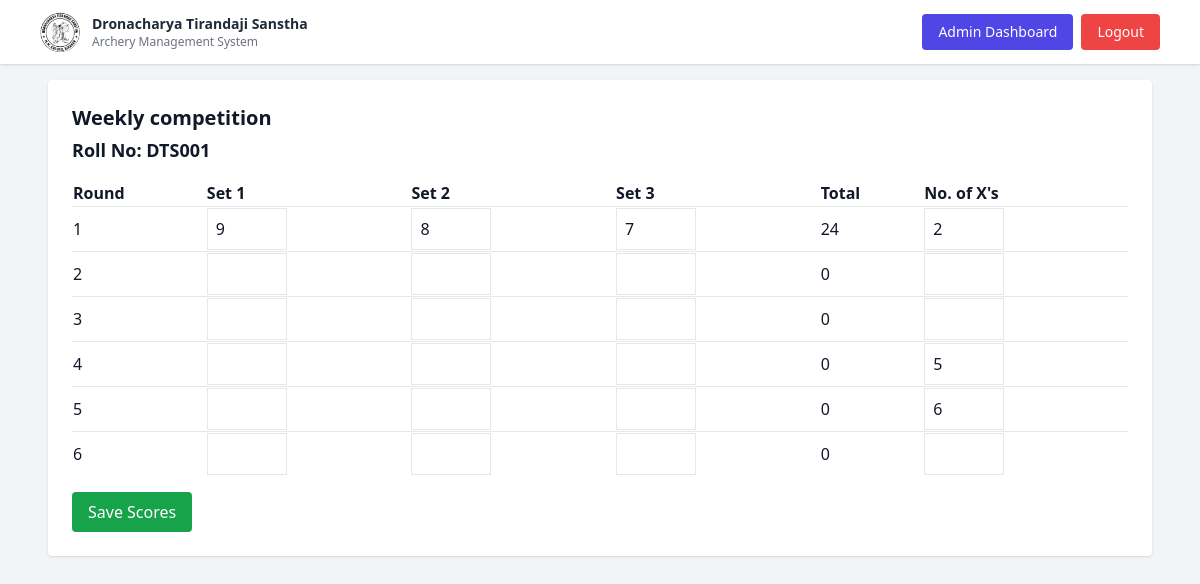
The app's page /competition/2/score_entry/3 (signed in), older data.
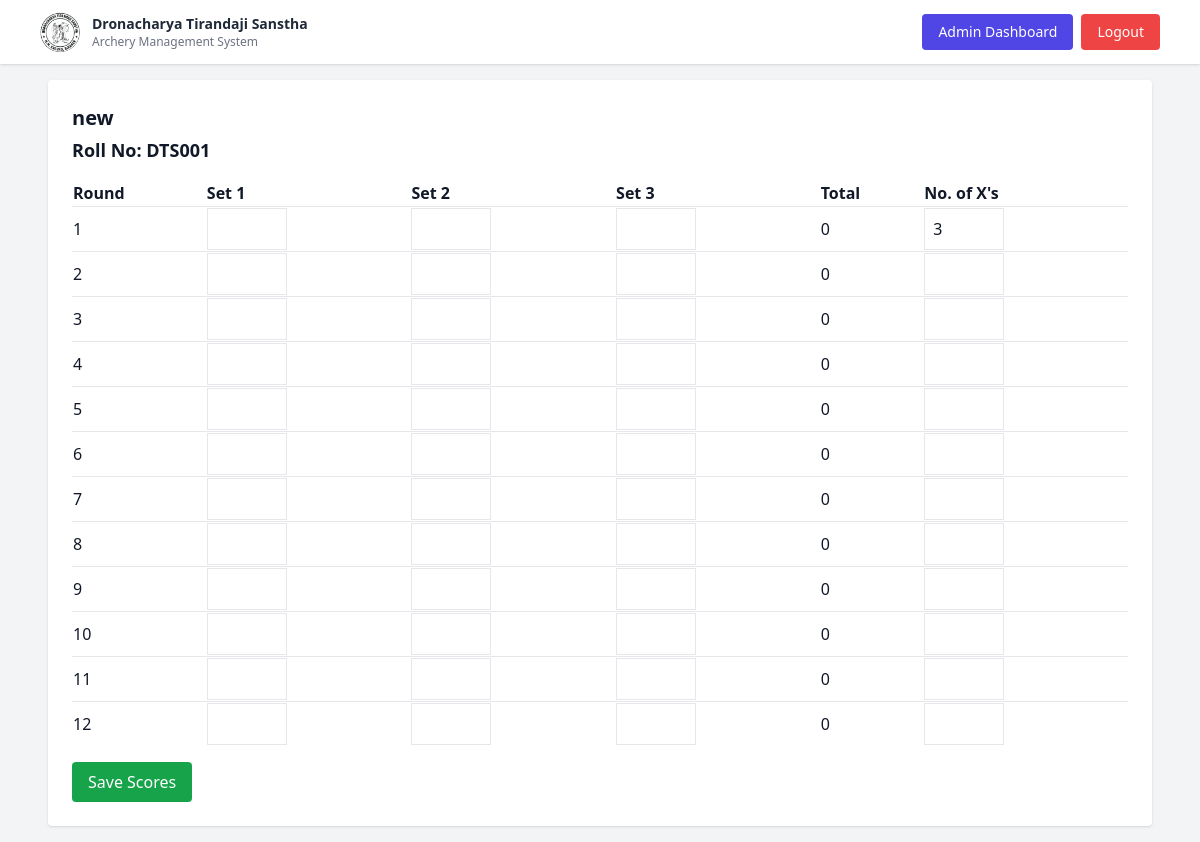
The same page, newer data.
### models.py (models this page shows)
class Competition(db.Model):
    __tablename__ = 'competitions'
    id = db.Column(db.Integer, primary_key=True)
    name = db.Column(db.String(200))
    bow_type = db.Column(db.String(50))
    age_group = db.Column(db.String(80))
    gender = db.Column(db.String(20))
    target_distance = db.Column(db.String(50))
    target_serial = db.Column(db.String(20))
    num_students = db.Column(db.Integer)
    created_at = db.Column(db.DateTime, default=datetime.utcnow)
    score_entries = db.relationship('ScoreEntry', back_populates='competition', passive_deletes=True)

### app.py (the view, shortened to what this page needs)
@app.route('/competition/<int:comp_id>/score_entry/<int:entry_id>', methods=['GET','POST'])
def score_entry(comp_id, entry_id):
    comp = Competition.query.get_or_404(comp_id)
    entry = ScoreEntry.query.get_or_404(entry_id)
    current_user = get_current_user()
    if not current_user:
        return redirect(url_for('login'))
    if not session.get('is_admin') and entry.user_id != current_user.id:
        flash('Access denied', 'danger')
        return redirect(url_for('student_dashboard'))
    sets = json.loads(entry.sets) if entry.sets else []
    return render_template('score_sheet.html', comp=comp, entry=entry, sets=sets)

### app.py (called while the page is built)
def get_current_user():
    if not session.get('user_id'):
        return None
    return User.query.get(session['user_id'])

@app.context_processor
def inject_current_user():
    user = None
    if session.get('user_id'):
        user = User.query.get(session['user_id'])
    return dict(current_user=user)

### templates/score_sheet.html (shortened to what this page needs)
{% extends 'base.html' %}
{% block content %}
<div class="bg-white p-6 rounded shadow">
    <h1 class="text-xl font-bold text-center lg:text-left mb-1">
        {{ comp.name }}
    </h1>
    <h2 class="text-lg font-semibold text-center lg:text-left mb-4">
        Roll No: {{ entry.roll_no }}
    </h2>
    <form method="post">
        <table class="hidden lg:table w-full text-left">
            <thead>
            <tr>
                <th>Round</th>
                <th>Set 1</th>
                <th>Set 2</th>
                <th>Set 3</th>
                <th>Total</th>
                <th>No. of X's</th>
            </tr>
            </thead>
            <tbody>
            {% for r in sets %}
            <tr class="border-t">
                <td>{{ r.round }}</td>
                <td>
                    {% if current_user.is_admin %}
                        <input type="number" min="0" name="set1_{{ loop.index0 }}" value="{{ '' if r.set1 == 0 else r.set1 }}" class="p-2 border w-20">
                    {% else %}
                        {{ r.set1 }}
                    {% endif %}
                </td>
                <td>
                    {% if current_user.is_admin %}
                        <input type="number" min="0" name="set2_{{ loop.index0 }}" value="{{ '' if r.set2 == 0 else r.set2 }}" class="p-2 border w-20">
                    {% else %}
                        {{ r.set2 }}
                    {% endif %}
                </td>
                <td>
                    {% if current_user.is_admin %}
                        <input type="number" min="0" name="set3_{{ loop.index0 }}" value="{{ '' if r.set3 == 0 else r.set3 }}" class="p-2 border w-20">
                    {% else %}
                        {{ r.set3 }}
                    {% endif %}
                </td>
                <td>
                    {% if comp.bow_type == 'Indian' %}
                        {{ r.set1 + r.set2 + r.set3 }}
                    {% else %}
                        {{ r.set1 + r.set2 + r.set3 + r.set4 + r.set5 + r.set6 }}
                    {% endif %}
                </td>
                <td>
                    {% if current_user.is_admin %}
                        {% if comp.bow_type == 'Indian' %}
                            <input type="number"
                                min="0" max="3"
                                name="xs_{{ loop.index0 }}"
                                value="{{ '' if r.xs == 0 else r.xs }}"
                                class="p-2 border w-20">
                        {% else %}
                            <input type="number"
                                min="0" max="6"
                                name="xs_{{ loop.index0 }}"
                                value="{{ '' if r.xs == 0 else r.xs }}"
                                class="p-2 border w-20">
                        {% endif %}
                    {% else %}
                        {{ r.xs }}
                    {% endif %}
                </td>
            </tr>
            {% endfor %}
            </tbody>
        </table>
        {% if current_user.is_admin %}
        <div class="mt-4"><button class="bg-green-600 text-white px-4 py-2 rounded w-full lg:w-auto">Save Scores</button></div>
        {% endif %}
    </form>
</div>
{% endblock %}

Row changes from the older to the newer data that the page shows:
changed Competition: name "Weekly competition" → "new"
Text that changed along with them:
form field value: "5" → (not shown)
form field value: "6" → (not shown)
new list line: "1    0 3"
new list line: "7    0 "
new list line: "8    0 "
new list line: "9    0 "
new list line: "10    0 "
new list line: "11    0 "
new list line: "12    0 "
list line gone: "1 9 8 7 24 2"
